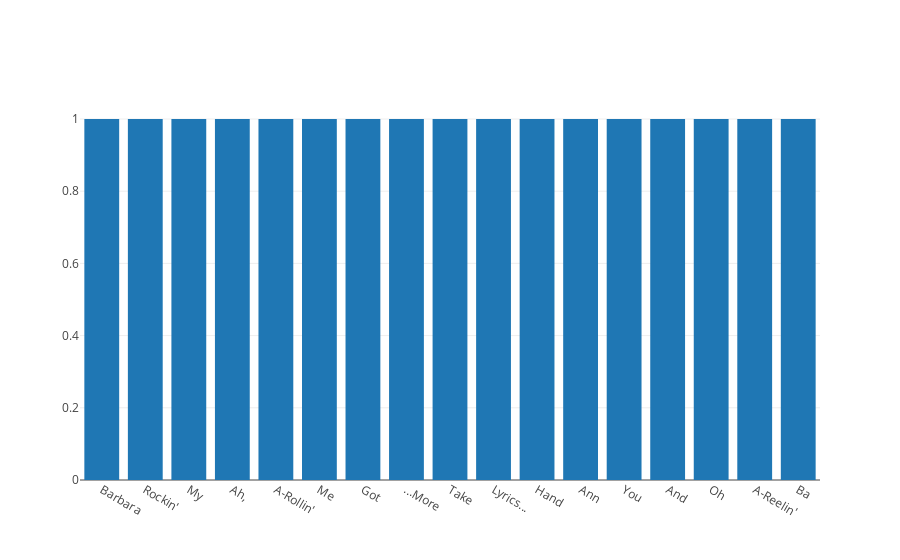

This figure's notebook cell:
### Code cell
import plotly
from plotly.offline import iplot, init_notebook_mode
from plotly import tools
import plotly.graph_objs as go
init_notebook_mode(connected=True)

test_trace = {'type': 'bar', 'x': list(unique_list), 'y': list(lyrics_table.values())}

plotly.offline.iplot({'data': [test_trace]})

### Figure 1 — Plotly figure (JSON) as saved in the notebook; plotly's stock layout.template omitted (floating-point values rounded to 4 significant figures)
{"data": [{"type": "bar", "uid": "1bd5246a-efa5-11e9-a3c3-a9dca7e969bd", "x": ["Barbara", "Rockin'", "My", "Ah,", "A-Rollin'", "Me", "Got", "...More", "Take", "Lyrics...", "Hand", "Ann", "You", "And", "Oh", "A-Reelin'", "Ba"], "y": [1, 1, 1, 1, 1, 1, 1, 1, 1, 1, 1, 1, 1, 1, 1, 1, 1]}], "layout": {}}
